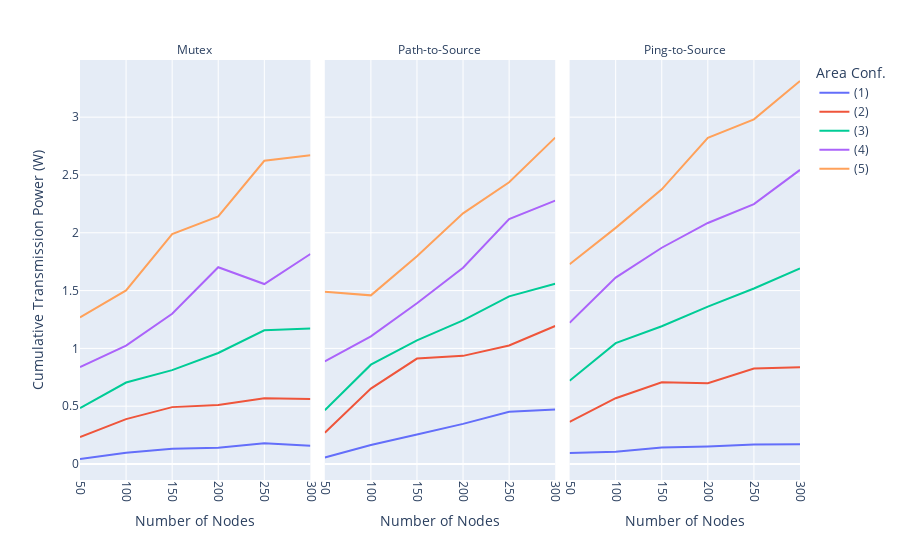

Write notebook code for a chart like this one.
### Markdown cell above
Time to Build for different cycle prevention methods, number of nodes and area sizes.

### Code cell
means = df[df["BTP"] == True].groupby(["Node Count", "Cycle Prevention", "Width"]).mean()

fig = px.line(
    means, 
    x=means.index.get_level_values(0).astype(str), 
    y="Total TX Power", 
    color=means.index.get_level_values(2), 
    labels={
        "x": "Number of Nodes",
        "Total TX Power": "Cumulative Transmission Power (W)",
        "color": "Area Conf.",
        "facet_col": "Cycle Handling",
    },
    facet_col=means.index.get_level_values(1),
)

area_labels = {
    '100':'(1)',
    '200':'(2)',
    '300':'(3)',
    '400':'(4)',
    '500':'(5)',
}

fig.for_each_trace(lambda t: t.update(name = area_labels[t.name], legendgroup = area_labels[t.name], hovertemplate = t.hovertemplate.replace(t.name, area_labels[t.name])))

fig.for_each_annotation(lambda a: a.update(text=a.text.split("=")[1]))
fig.for_each_annotation(lambda a: a.update(text=a.text.replace("Mutex", "Mutex")))
fig.for_each_annotation(lambda a: a.update(text=a.text.replace("Path to Source", "Path-to-Source")))
fig.for_each_annotation(lambda a: a.update(text=a.text.replace("Ping to Source", "Ping-to-Source")))

fig.update_xaxes(categoryorder='array', categoryarray= ['50','100','150','200', '250', '300'])
fig.update_xaxes(tickangle=90)

fig.write_image("cumulative_tx_power.pdf", width=1000, height=300)
fig

### Figure 1 — Plotly figure (JSON) as saved in the notebook; plotly's stock layout.template omitted (floating-point values rounded to 4 significant figures)
{"data": [{"hovertemplate": "Area Conf.=(1)<br>Cycle Handling=Mutex<br>Number of Nodes=%{x}<br>Cumulative Transmission Power (W)=%{y}<extra></extra>", "legendgroup": "(1)", "line": {"color": "#636efa", "dash": "solid"}, "marker": {"symbol": "circle"}, "mode": "lines", "name": "(1)", "orientation": "v", "showlegend": true, "type": "scatter", "x": ["50", "100", "150", "200", "250", "300"], "xaxis": "x", "y": [0.04318, 0.09733, 0.1315, 0.1399, 0.1792, 0.1571], "yaxis": "y"}, {"hovertemplate": "Area Conf.=(1)<br>Cycle Handling=Path to Source<br>Number of Nodes=%{x}<br>Cumulative Transmission Power (W)=%{y}<extra></extra>", "legendgroup": "(1)", "line": {"color": "#636efa", "dash": "solid"}, "marker": {"symbol": "circle"}, "mode": "lines", "name": "(1)", "orientation": "v", "showlegend": false, "type": "scatter", "x": ["50", "100", "150", "200", "250", "300"], "xaxis": "x2", "y": [0.05694, 0.1636, 0.2554, 0.3472, 0.4516, 0.472], "yaxis": "y2"}, {"hovertemplate": "Area Conf.=(1)<br>Cycle Handling=Ping to Source<br>Number of Nodes=%{x}<br>Cumulative Transmission Power (W)=%{y}<extra></extra>", "legendgroup": "(1)", "line": {"color": "#636efa", "dash": "solid"}, "marker": {"symbol": "circle"}, "mode": "lines", "name": "(1)", "orientation": "v", "showlegend": false, "type": "scatter", "x": ["50", "100", "150", "200", "250", "300"], "xaxis": "x3", "y": [0.09432, 0.1066, 0.1432, 0.1516, 0.1675, 0.1713], "yaxis": "y3"}, {"hovertemplate": "Area Conf.=(2)<br>Cycle Handling=Mutex<br>Number of Nodes=%{x}<br>Cumulative Transmission Power (W)=%{y}<extra></extra>", "legendgroup": "(2)", "line": {"color": "#EF553B", "dash": "solid"}, "marker": {"symbol": "circle"}, "mode": "lines", "name": "(2)", "orientation": "v", "showlegend": true, "type": "scatter", "x": ["50", "100", "150", "200", "250", "300"], "xaxis": "x", "y": [0.2333, 0.3884, 0.4919, 0.5095, 0.568, 0.562], "yaxis": "y"}, {"hovertemplate": "Area Conf.=(2)<br>Cycle Handling=Path to Source<br>Number of Nodes=%{x}<br>Cumulative Transmission Power (W)=%{y}<extra></extra>", "legendgroup": "(2)", "line": {"color": "#EF553B", "dash": "solid"}, "marker": {"symbol": "circle"}, "mode": "lines", "name": "(2)", "orientation": "v", "showlegend": false, "type": "scatter", "x": ["50", "100", "150", "200", "250", "300"], "xaxis": "x2", "y": [0.2703, 0.6523, 0.9118, 0.9353, 1.025, 1.194], "yaxis": "y2"}, {"hovertemplate": "Area Conf.=(2)<br>Cycle Handling=Ping to Source<br>Number of Nodes=%{x}<br>Cumulative Transmission Power (W)=%{y}<extra></extra>", "legendgroup": "(2)", "line": {"color": "#EF553B", "dash": "solid"}, "marker": {"symbol": "circle"}, "mode": "lines", "name": "(2)", "orientation": "v", "showlegend": false, "type": "scatter", "x": ["50", "100", "150", "200", "250", "300"], "xaxis": "x3", "y": [0.3635, 0.569, 0.7063, 0.6986, 0.825, 0.8358], "yaxis": "y3"}, {"hovertemplate": "Area Conf.=(3)<br>Cycle Handling=Mutex<br>Number of Nodes=%{x}<br>Cumulative Transmission Power (W)=%{y}<extra></extra>", "legendgroup": "(3)", "line": {"color": "#00cc96", "dash": "solid"}, "marker": {"symbol": "circle"}, "mode": "lines", "name": "(3)", "orientation": "v", "showlegend": true, "type": "scatter", "x": ["50", "100", "150", "200", "250", "300"], "xaxis": "x", "y": [0.4837, 0.7048, 0.812, 0.9599, 1.156, 1.173], "yaxis": "y"}, {"hovertemplate": "Area Conf.=(3)<br>Cycle Handling=Path to Source<br>Number of Nodes=%{x}<br>Cumulative Transmission Power (W)=%{y}<extra></extra>", "legendgroup": "(3)", "line": {"color": "#00cc96", "dash": "solid"}, "marker": {"symbol": "circle"}, "mode": "lines", "name": "(3)", "orientation": "v", "showlegend": false, "type": "scatter", "x": ["50", "100", "150", "200", "250", "300"], "xaxis": "x2", "y": [0.4648, 0.8589, 1.069, 1.242, 1.45, 1.559], "yaxis": "y2"}, {"hovertemplate": "Area Conf.=(3)<br>Cycle Handling=Ping to Source<br>Number of Nodes=%{x}<br>Cumulative Transmission Power (W)=%{y}<extra></extra>", "legendgroup": "(3)", "line": {"color": "#00cc96", "dash": "solid"}, "marker": {"symbol": "circle"}, "mode": "lines", "name": "(3)", "orientation": "v", "showlegend": false, "type": "scatter", "x": ["50", "100", "150", "200", "250", "300"], "xaxis": "x3", "y": [0.7191, 1.046, 1.192, 1.361, 1.518, 1.692], "yaxis": "y3"}, {"hovertemplate": "Area Conf.=(4)<br>Cycle Handling=Mutex<br>Number of Nodes=%{x}<br>Cumulative Transmission Power (W)=%{y}<extra></extra>", "legendgroup": "(4)", "line": {"color": "#ab63fa", "dash": "solid"}, "marker": {"symbol": "circle"}, "mode": "lines", "name": "(4)", "orientation": "v", "showlegend": true, "type": "scatter", "x": ["50", "100", "150", "200", "250", "300"], "xaxis": "x", "y": [0.8387, 1.024, 1.299, 1.702, 1.557, 1.817], "yaxis": "y"}, {"hovertemplate": "Area Conf.=(4)<br>Cycle Handling=Path to Source<br>Number of Nodes=%{x}<br>Cumulative Transmission Power (W)=%{y}<extra></extra>", "legendgroup": "(4)", "line": {"color": "#ab63fa", "dash": "solid"}, "marker": {"symbol": "circle"}, "mode": "lines", "name": "(4)", "orientation": "v", "showlegend": false, "type": "scatter", "x": ["50", "100", "150", "200", "250", "300"], "xaxis": "x2", "y": [0.8872, 1.104, 1.39, 1.697, 2.119, 2.278], "yaxis": "y2"}, {"hovertemplate": "Area Conf.=(4)<br>Cycle Handling=Ping to Source<br>Number of Nodes=%{x}<br>Cumulative Transmission Power (W)=%{y}<extra></extra>", "legendgroup": "(4)", "line": {"color": "#ab63fa", "dash": "solid"}, "marker": {"symbol": "circle"}, "mode": "lines", "name": "(4)", "orientation": "v", "showlegend": false, "type": "scatter", "x": ["50", "100", "150", "200", "250", "300"], "xaxis": "x3", "y": [1.221, 1.612, 1.871, 2.085, 2.248, 2.544], "yaxis": "y3"}, {"hovertemplate": "Area Conf.=(5)<br>Cycle Handling=Mutex<br>Number of Nodes=%{x}<br>Cumulative Transmission Power (W)=%{y}<extra></extra>", "legendgroup": "(5)", "line": {"color": "#FFA15A", "dash": "solid"}, "marker": {"symbol": "circle"}, "mode": "lines", "name": "(5)", "orientation": "v", "showlegend": true, "type": "scatter", "x": ["50", "100", "150", "200", "250", "300"], "xaxis": "x", "y": [1.267, 1.501, 1.989, 2.142, 2.623, 2.671], "yaxis": "y"}, {"hovertemplate": "Area Conf.=(5)<br>Cycle Handling=Path to Source<br>Number of Nodes=%{x}<br>Cumulative Transmission Power (W)=%{y}<extra></extra>", "legendgroup": "(5)", "line": {"color": "#FFA15A", "dash": "solid"}, "marker": {"symbol": "circle"}, "mode": "lines", "name": "(5)", "orientation": "v", "showlegend": false, "type": "scatter", "x": ["50", "100", "150", "200", "250", "300"], "xaxis": "x2", "y": [1.49, 1.459, 1.797, 2.168, 2.436, 2.823], "yaxis": "y2"}, {"hovertemplate": "Area Conf.=(5)<br>Cycle Handling=Ping to Source<br>Number of Nodes=%{x}<br>Cumulative Transmission Power (W)=%{y}<extra></extra>", "legendgroup": "(5)", "line": {"color": "#FFA15A", "dash": "solid"}, "marker": {"symbol": "circle"}, "mode": "lines", "name": "(5)", "orientation": "v", "showlegend": false, "type": "scatter", "x": ["50", "100", "150", "200", "250", "300"], "xaxis": "x3", "y": [1.728, 2.042, 2.375, 2.822, 2.981, 3.313], "yaxis": "y3"}], "layout": {"annotations": [{"font": {}, "showarrow": false, "text": "Mutex", "x": 0.16, "xanchor": "center", "xref": "paper", "y": 1, "yanchor": "bottom", "yref": "paper"}, {"font": {}, "showarrow": false, "text": "Path-to-Source", "x": 0.5, "xanchor": "center", "xref": "paper", "y": 1, "yanchor": "bottom", "yref": "paper"}, {"font": {}, "showarrow": false, "text": "Ping-to-Source", "x": 0.84, "xanchor": "center", "xref": "paper", "y": 1, "yanchor": "bottom", "yref": "paper"}], "legend": {"title": {"text": "Area Conf."}, "tracegroupgap": 0}, "margin": {"t": 60}, "xaxis": {"anchor": "y", "categoryarray": ["50", "100", "150", "200", "250", "300"], "categoryorder": "array", "domain": [0, 0.32], "tickangle": 90, "title": {"text": "Number of Nodes"}}, "xaxis2": {"anchor": "y2", "categoryarray": ["50", "100", "150", "200", "250", "300"], "categoryorder": "array", "domain": [0.34, 0.66], "matches": "x", "tickangle": 90, "title": {"text": "Number of Nodes"}}, "xaxis3": {"anchor": "y3", "categoryarray": ["50", "100", "150", "200", "250", "300"], "categoryorder": "array", "domain": [0.68, 1.0], "matches": "x", "tickangle": 90, "title": {"text": "Number of Nodes"}}, "yaxis": {"anchor": "x", "domain": [0, 1], "title": {"text": "Cumulative Transmission Power (W)"}}, "yaxis2": {"anchor": "x2", "domain": [0, 1], "matches": "y", "showticklabels": false}, "yaxis3": {"anchor": "x3", "domain": [0, 1], "matches": "y", "showticklabels": false}}}
